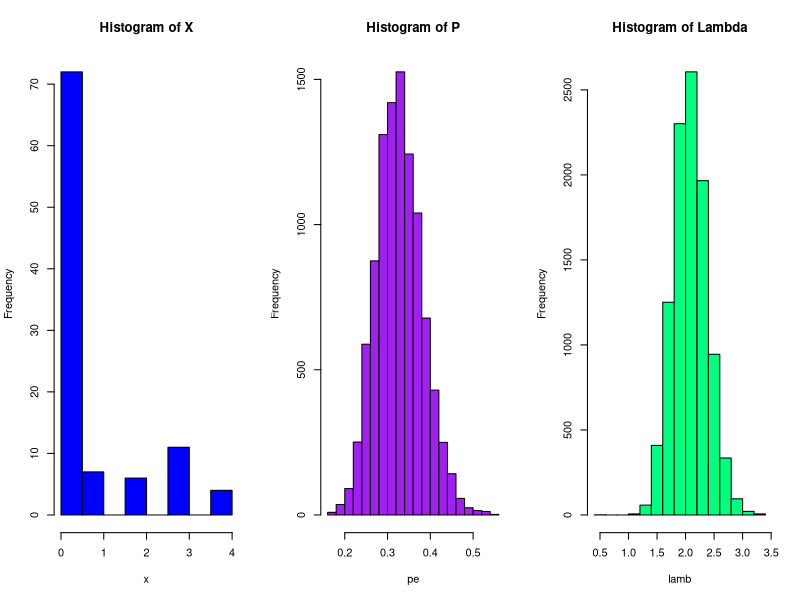

The R script that drew this image:
#Samantha Maillie and Ariel Sim
#Homework 4 Problem 5

par(mfrow=c(1,3))
#a
n <- 100
p <- .3
lambda <- 2

y <- rpois(n, lambda)
r <- rbinom(n, 1, p)
x = y*r
hist(x, main = "Histogram of X", col = "blue")


#c

a=b=1
T=10^4
lamb=pe=rep(.5,T)
for (t in 2:T){
  r=(x==0)*(runif(n)<1/(1+(1-pe[t-1])/(pe[t-1]*exp(-lamb[t-1]))))+(x>0)
  lamb[t]=rgamma(1,a+sum(x),b+sum(r))
  pe[t]=rbeta(1,1+sum(r),n-sum(r)+1)}


hist(pe, main = "Histogram of P", col = "purple")
hist(lamb, main = "Histogram of Lambda", col = "springgreen")
par(mfrow=c(1,1))

#95% confidence interval is (2.5% quantile, 97.5%qunatile)
print("P qunatiles")
quantile(pe, prob = seq(0, 1, length = 41), type = 5)
print("Lambda qunatiles")
quantile(lamb, prob = seq(0, 1, length = 41), type = 5)


#Source for assistance in setting up sample generation in part c
#“Implementing Gibbs Sampler in R from Posterior Distribution.” 
#   Cross Validated, stats.stackexchange.com/questions/143468
#   /implementing-gibbs-sampler-in-r-from-posterior-distribution.